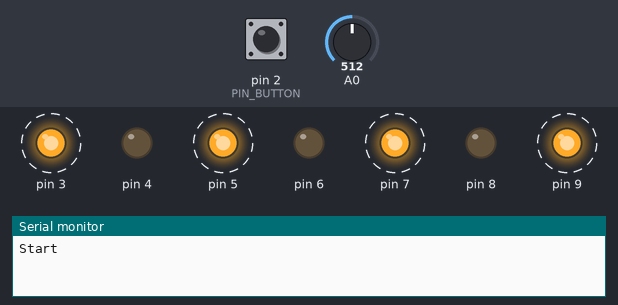
Simulated run of this sketch. Board: Arduino Uno, built with avr-gcc and run on an emulated ATmega328P. Shown: output pins drawn as LEDs (lit = HIGH), the last lines printed to the serial monitor. Dashed ring = blinking. Inputs (shaded band) come from the test bench; at power-on: pin 2 (PIN_BUTTON) HIGH, A0 = 512.

Above: at 1.3 s.
1.4 s: pin 2 (PIN_BUTTON) pulled LOW for 0.7 s
At 1.87 s:
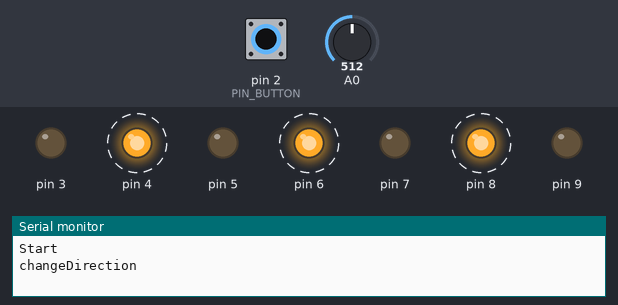
4.9 s: A0 set to 716
At 5.04 s:
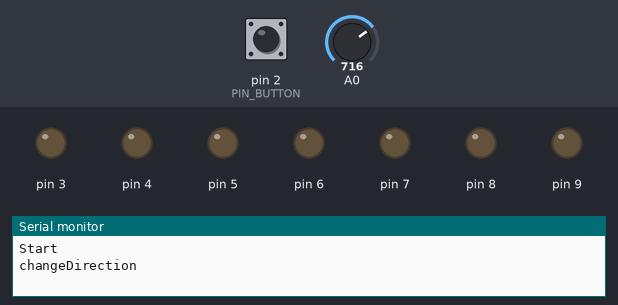
8.1 s: A0 set to 900
At 8.7 s:
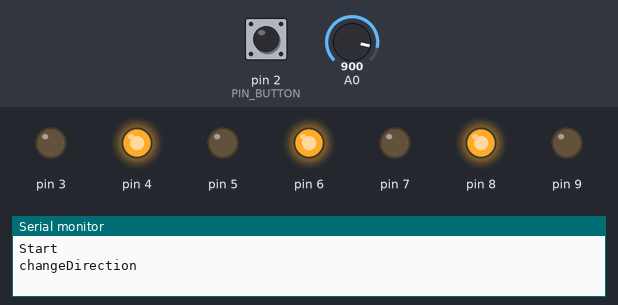
Timing chart, 0 to 11.1 s (numbered marks = the images above; inputs shaded):
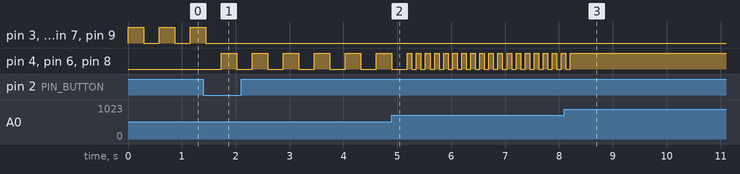

The sketch:

laba.ino
```cpp
int direction = HIGH;

const int DEFAULT_DELAY = 800;
int myDelay = DEFAULT_DELAY;

int previousMillis =  0;

#define PIN_BUTTON 2

void setup() {
  Serial.begin(9600);
  Serial.println("Start");

  for (int i = 3; i < 10; i++){
    pinMode(i, OUTPUT);
  }

  pinMode(PIN_BUTTON, INPUT_PULLUP);
  attachInterrupt(0, myInterrupt, FALLING);
}

void myInterrupt(){
    if (millis() - previousMillis >= 200) {
      previousMillis = millis();
      changeDirection();
    }
}

void changeDirection(){
    Serial.println("changeDirection");
    direction = !direction;
}

void light(){
  if (direction){
    digitalWrite(3, HIGH);
    digitalWrite(5, HIGH);
    digitalWrite(7, HIGH);
    digitalWrite(9, HIGH);
    delay(myDelay);
    digitalWrite(3, LOW);
    digitalWrite(5, LOW);
    digitalWrite(7, LOW);
    digitalWrite(9, LOW);
    delay(myDelay);
  } else {
    digitalWrite(4, HIGH);
    digitalWrite(6, HIGH);
    digitalWrite(8, HIGH);
    digitalWrite(10, HIGH);
    delay(myDelay);
    digitalWrite(4, LOW);
    digitalWrite(6, LOW);
    digitalWrite(8, LOW);
    digitalWrite(10, LOW);
    delay(myDelay);
  }
}


void loop() {
  int sensorValue = analogRead(A0);
  myDelay = DEFAULT_DELAY - sensorValue;

  light();
}
```

Measured:
- after the input at 1.4 s, pin 3, pin 5, pin 7, pin 9: goes on until 1.4 s, then stays LOW; pin 4, pin 6, pin 8: alternates HIGH for 0.29 s and LOW for 0.29 s, starting after 0.33 s
- after the input at 4.9 s, pin 4, pin 6, pin 8: alternates HIGH for 0.08 s and LOW for 0.08 s, starting after 0.37 s
- after the input at 8.1 s, pin 4, pin 6, pin 8: goes on until 8.2 s, then stays HIGH
- by itself, pin 3, pin 5, pin 7, pin 9: alternates HIGH for 0.29 s and LOW for 0.29 s
